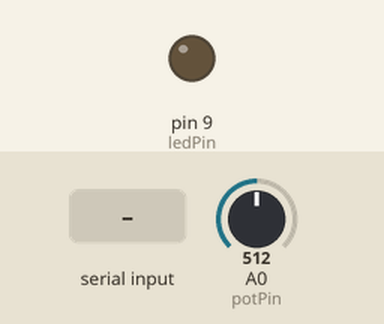
This sketch was run on a simulated Arduino Uno, built with avr-gcc and run on an emulated ATmega328P. On the bench: output pins drawn as LEDs (lit = HIGH). The inputs (shaded band) are chosen by the test bench; at power-on: A0 (potPin) = 512. What the sketch prints to the serial monitor is not drawn.

Above: at 1.2 s.
1.3 s: byte 30 received over Serial
At 2.5 s:
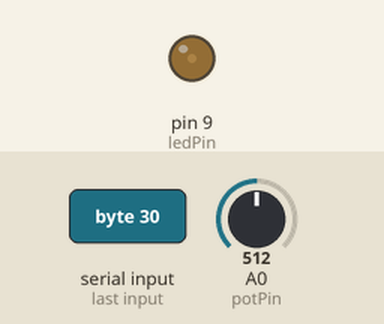
2.8 s: byte 90 received over Serial
At 3.8 s:
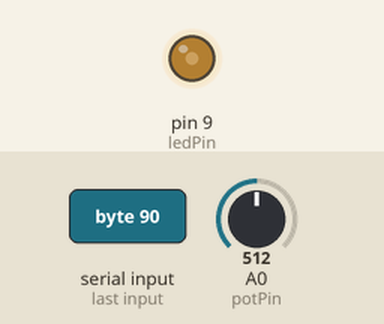
Timing chart, 0 to 5.8 s (numbered marks = the images above; inputs shaded):
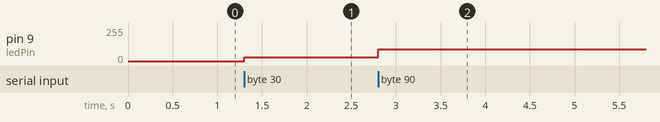

Measured:
- after the input at 1.3 s, pin 9 (ledPin): 0/255 → 30/255 at once
- after the input at 2.8 s, pin 9 (ledPin): 30/255 → 90/255 at once

The sketch:

seriel_3_mouse_diode_arduino.ino
```cpp
const int potPin = 0;   // Sæt i Analog 0;
const int ledPin = 9;   // Sæt led i port 9
int value = 0;

void setup() {
  //Åbn en seriel forbindelse
  Serial.begin(9600);
  // Send en dataværdi for at starte loop'et
  Serial.write(0);
}

void loop() {
  // Er der data fra Processing?
  if(Serial.available() > 0) {
    int ledLight = Serial.read();
    analogWrite(ledPin, ledLight);

    // Læs værdien fra potentiometeret på A0
    value = analogRead(potPin);
    // Map til en værdi mellem 0 og 255.
    value = map(value, 0, 1023, 0, 255);
    // Skriv værdien ud til seriel monitor
    Serial.println(value);
  }
}
```
